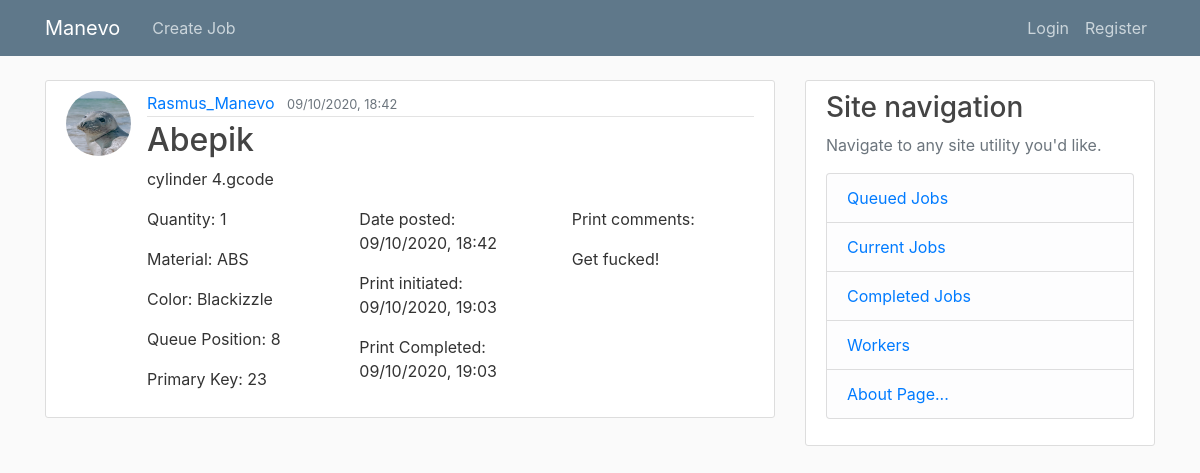
The app's page /job/23 with its own data.
### hub/models.py (models this page shows, shortened)
class User(db.Model, UserMixin):
    id = db.Column(db.Integer, primary_key=True)
    username = db.Column(db.String(20), unique=True, nullable=False)
    email = db.Column(db.String(120), unique=True, nullable=False)
    image_file = db.Column(db.String(20), nullable=False, default='default.jpg')
    password = db.Column(db.String(60), nullable=False)
    jobs = db.relationship('Job', backref='user')
    workers = db.relationship('Worker', backref='user')

class Job(db.Model):
    id = db.Column(db.Integer, primary_key=True) # Primary key for job
    uploadID = db.Column(db.Integer, unique=False) # ID for uploads - used for quantity settings
    groupID = db.Column(db.Integer, unique=False) # ID to group different jobs
    queuePosition = db.Column(db.Integer) # Number used to sort job queue positions
    title = db.Column(db.String, nullable=False) # Arbitrary name of the job given by user
    code = db.Column(db.String, nullable=False) # Filename of uploaded GCode
    color = db.Column(db.String, nullable=False) # Color of filament used
    material = db.Column(db.String, nullable=False) # Filament material
    datePosted = db.Column(db.DateTime, nullable=False, default=datetime.now()) # Date job is posted
    datePrintStart = db.Column(db.DateTime, nullable=True) # Date job is initiated
    datePrintFinish = db.Column(db.DateTime, nullable=True) # Date job is completed
    qty = db.Column(db.Integer, nullable=False) # Job multiplier - this column will be deleted in later versions
    comment = db.Column(db.Text, nullable=True) # Comment by user regarding job
    status = db.Column(db.String, nullable=False) # Status of print - In queue, printed, completed, ect.
    printerID = db.Column(db.Integer, db.ForeignKey('worker.id')) # ID used to assign job or refer job to the used printer
    userID = db.Column(db.Integer, db.ForeignKey('user.id'), nullable=False) # ID used to assign job or refer job to the used printer

### hub/routes.py (the view)
@app.route("/job/<int:job_id>")
def job(job_id):
    job = Job.query.get_or_404(job_id)
    return render_template('job.html', title='Edit ' + job.title, job=job)

### hub/templates/job.html (shortened to what this page needs)
{% extends "layout.html" %}
{% block content %}
  <article class="media content-section">
    <img class="rounded-circle article-img" src="{{url_for('static', filename='profile_pics/' + job.user.image_file)}}">
    <div class="media-body">
      <div class="article-metadata">
        <a class="mr-2" href="#">{{ job.user.username }}</a>
        <small class="text-muted">{{ job.datePosted.strftime('%d/%m/%Y, %H:%M') }}</small>
      </div>
      <h2 class="article-title">{{ job.title }}</h2>
      <p class="article-content">{{ job.code }}</p>
      <div class="">
        <div class="row">
          <div class="col-sm">
            <p>Quantity: {{ job.qty }}</p>
            <p>Material: {{ job.material }}</p>
            <p>Color: {{ job.color }}</p>
            <p>Queue Position: {{job.queuePosition}}</p>
            <p>Primary Key: {{job.id}}</p>
          </div>
          <div class="col-sm">
            <p>Date posted: {{job.datePosted.strftime('%d/%m/%Y, %H:%M')  }}</p>
            {% if job.datePrintStart %}
              <p>Print initiated: <br>{{job.datePrintStart.strftime('%d/%m/%Y, %H:%M') }}</p>
            {% else %}
              <p>Print initiated: <br>Print not yet initiated</p>
            {% endif %}
            {% if job.datePrintStart %}
              <p>Print Completed: <br>{{job.datePrintFinish.strftime('%d/%m/%Y, %H:%M') }}</p>
            {% else %}
              <p>Print Completed: <br>Print not yet completed</p>
            {% endif %}
          </div>
          <div class="col-sm">
            <p>Print comments:</p>
            <p class="">{{ job.comment }}</p>
          </div>
        </div>
      </div>
    </div>
  </article>
{% endblock content%}

### hub/static/main.css (style rules this page uses)
body { background: #fafafa; color: #333333; margin-top: 5rem; }
h1, h2, h3, h4, h5, h6 { color: #444444; }
.content-section { background: #ffffff; padding: 10px 20px; border: 1px solid #dddddd; border-radius: 3px; margin-bottom: 20px; }
.article-title { color: #444444; }
.article-content { white-space: pre-line; }
.article-img { height: 65px; width: 65px; margin-right: 16px; }
.article-metadata { padding-bottom: 1px; margin-bottom: 4px; border-bottom: 1px solid #e3e3e3 }

### records on screen
User: image_file (placeholder picture), user.username "Rasmus_Manevo"
Job: datePosted "09/10/2020, 18:42", title "Abepik", code "cylinder 4.gcode", qty "1", material "ABS", color "Blackizzle", queuePosition "8", id "23", datePrintStart "09/10/2020, 19:03", datePrintFinish "09/10/2020, 19:03", comment "Get fucked!"
